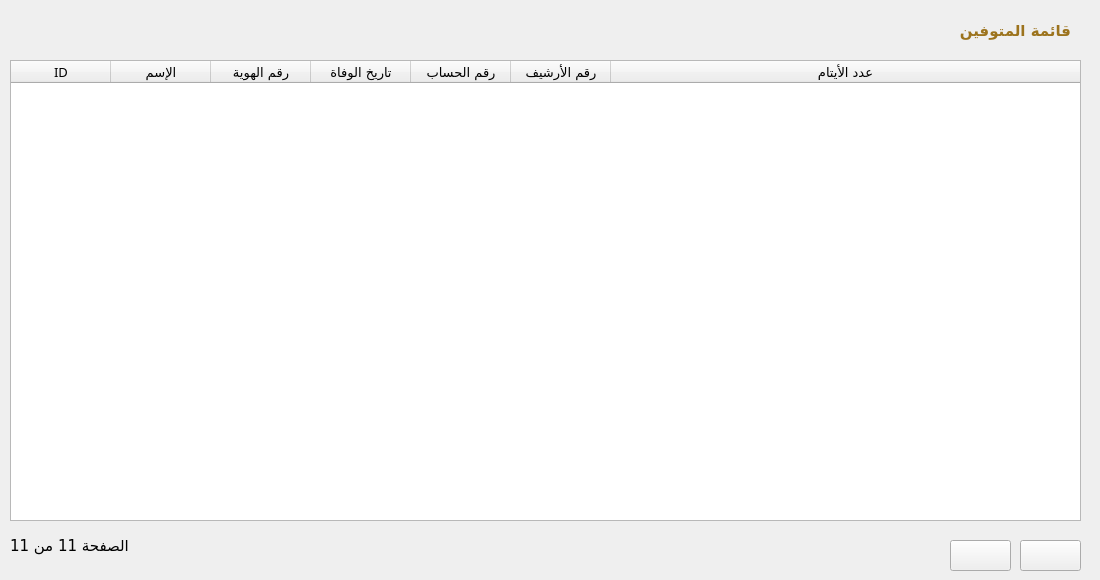
    <widget class="QWidget" name="tab_3">
     <attribute name="title">
      <string>المتوفون</string>
     </attribute>
     <widget class="QWidget" name="widget_42" native="true">
      <property name="geometry">
       <rect>
        <x>0</x>
        <y>10</y>
        <width>1091</width>
        <height>521</height>
       </rect>
      </property>
      <property name="styleSheet">
       <string notr="true"/>
      </property>
      <property name="class" stdset="0">
       <string>Card</string>
      </property>
      <widget class="QWidget" name="widget_44" native="true">
       <property name="geometry">
        <rect>
         <x>0</x>
         <y>0</y>
         <width>1091</width>
         <height>41</height>
        </rect>
       </property>
       <property name="class" stdset="0">
        <string>bg-pink-gold box-top-radius</string>
       </property>
       <widget class="QLabel" name="label_117">
        <property name="geometry">
         <rect>
          <x>850</x>
          <y>0</y>
          <width>221</width>
          <height>41</height>
         </rect>
        </property>
        <property name="font">
         <font>
          <family>Cairo</family>
          <pointsize>11</pointsize>
          <bold>true</bold>
         </font>
        </property>
        <property name="styleSheet">
         <string notr="true">color: #9c731d;</string>
        </property>
        <property name="text">
         <string>قائمة المتوفين</string>
        </property>
       </widget>
      </widget>
      <widget class="QTableWidget" name="deceased_people_table">
       <property name="geometry">
        <rect>
         <x>10</x>
         <y>50</y>
         <width>1071</width>
         <height>461</height>
        </rect>
       </property>
       <property name="sizeIncrement">
        <size>
         <width>0</width>
         <height>0</height>
        </size>
       </property>
       <property name="baseSize">
        <size>
         <width>0</width>
         <height>0</height>
        </size>
       </property>
       <property name="font">
        <font>
         <family>Cairo</family>
         <pointsize>10</pointsize>
        </font>
       </property>
       <property name="editTriggers">
        <set>QAbstractItemView::NoEditTriggers</set>
       </property>
       <attribute name="horizontalHeaderVisible">
        <bool>true</bool>
       </attribute>
       <attribute name="horizontalHeaderCascadingSectionResizes">
        <bool>false</bool>
       </attribute>
       <attribute name="horizontalHeaderHighlightSections">
        <bool>true</bool>
       </attribute>
       <attribute name="horizontalHeaderShowSortIndicator" stdset="0">
        <bool>false</bool>
       </attribute>
       <attribute name="horizontalHeaderStretchLastSection">
        <bool>true</bool>
       </attribute>
       <attribute name="verticalHeaderVisible">
        <bool>false</bool>
       </attribute>
       <attribute name="verticalHeaderCascadingSectionResizes">
        <bool>false</bool>
       </attribute>
       <attribute name="verticalHeaderHighlightSections">
        <bool>true</bool>
       </attribute>
       <attribute name="verticalHeaderShowSortIndicator" stdset="0">
        <bool>false</bool>
       </attribute>
       <attribute name="verticalHeaderStretchLastSection">
        <bool>false</bool>
       </attribute>
       <column>
        <property name="text">
         <string>ID</string>
        </property>
       </column>
       <column>
        <property name="text">
         <string>الإسم</string>
        </property>
       </column>
       <column>
        <property name="text">
         <string>رقم الهوية</string>
        </property>
       </column>
       <column>
        <property name="text">
         <string>تاريخ الوفاة</string>
        </property>
       </column>
       <column>
        <property name="text">
         <string>رقم الحساب</string>
        </property>
       </column>
       <column>
        <property name="text">
         <string>رقم الأرشيف</string>
        </property>
       </column>
       <column>
        <property name="text">
         <string>عدد الأيتام</string>
        </property>
       </column>
      </widget>
     </widget>
     <widget class="QPushButton" name="next_btn">
      <property name="geometry">
       <rect>
        <x>950</x>
        <y>540</y>
        <width>61</width>
        <height>31</height>
       </rect>
      </property>
      <property name="text">
       <string/>
      </property>
      <property name="icon">
       <iconset>
        <normaloff>../assets/icons/ic_fluent_arrow_left_24_filled.svg</normaloff>../assets/icons/ic_fluent_arrow_left_24_filled.svg</iconset>
      </property>
      <property name="class" stdset="0">
       <string>btn btn-gold</string>
      </property>
     </widget>
     <widget class="QPushButton" name="prev_btn">
      <property name="geometry">
       <rect>
        <x>1020</x>
        <y>540</y>
        <width>61</width>
        <height>31</height>
       </rect>
      </property>
      <property name="text">
       <string/>
      </property>
      <property name="icon">
       <iconset>
        <normaloff>../assets/icons/ic_fluent_arrow_right_24_filled.svg</normaloff>../assets/icons/ic_fluent_arrow_right_24_filled.svg</iconset>
      </property>
      <property name="class" stdset="0">
       <string>btn btn-gold</string>
      </property>
     </widget>
     <widget class="QLabel" name="pagination_label">
      <property name="geometry">
       <rect>
        <x>10</x>
        <y>530</y>
        <width>151</width>
        <height>31</height>
       </rect>
      </property>
      <property name="font">
       <font>
        <family>Cairo</family>
        <pointsize>11</pointsize>
       </font>
      </property>
      <property name="text">
       <string>الصفحة 11 من 11</string>
      </property>
      <property name="alignment">
       <set>Qt::AlignRight|Qt::AlignTrailing|Qt::AlignVCenter</set>
      </property>
     </widget>
    </widget>
